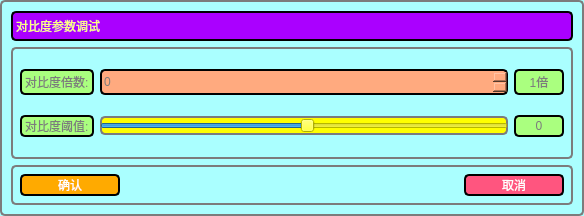
<?xml version="1.0" encoding="UTF-8"?>
<ui version="4.0">
 <class>ScaleimageDialog</class>
 <widget class="QWidget" name="ScaleimageDialog">
  <property name="geometry">
   <rect>
    <x>0</x>
    <y>0</y>
    <width>584</width>
    <height>216</height>
   </rect>
  </property>
  <property name="windowTitle">
   <string>Form</string>
  </property>
  <property name="styleSheet">
   <string notr="true">QWidget{
background-color: rgb(170, 255, 255);
color: rgb(124, 124, 124);
border-style:solid;
border-width:2px;
border-radius:5px;
}
QLabel{
background-color: rgb(170, 255, 127);
}
QSlider{
background-color: rgb(255, 255, 0);
}</string>
  </property>
  <layout class="QVBoxLayout" name="verticalLayout" stretch="0,3,1">
   <item>
    <widget class="QLabel" name="label_3">
     <property name="minimumSize">
      <size>
       <width>0</width>
       <height>30</height>
      </size>
     </property>
     <property name="styleSheet">
      <string notr="true">background-color: rgb(170, 0, 255);
color: rgb(255, 255, 127);
font:15px &quot;微软雅黑&quot;;</string>
     </property>
     <property name="text">
      <string>对比度参数调试</string>
     </property>
    </widget>
   </item>
   <item>
    <widget class="QWidget" name="widget" native="true">
     <layout class="QGridLayout" name="gridLayout">
      <item row="3" column="0">
       <widget class="QLabel" name="label_2">
        <property name="text">
         <string>对比度阈值:</string>
        </property>
       </widget>
      </item>
      <item row="0" column="1">
       <spacer name="verticalSpacer_3">
        <property name="orientation">
         <enum>Qt::Vertical</enum>
        </property>
        <property name="sizeHint" stdset="0">
         <size>
          <width>20</width>
          <height>40</height>
         </size>
        </property>
       </spacer>
      </item>
      <item row="3" column="1">
       <widget class="QSlider" name="scaleImageNumber">
        <property name="maximum">
         <number>500</number>
        </property>
        <property name="pageStep">
         <number>1</number>
        </property>
        <property name="value">
         <number>255</number>
        </property>
        <property name="orientation">
         <enum>Qt::Horizontal</enum>
        </property>
       </widget>
      </item>
      <item row="1" column="1">
       <widget class="QSpinBox" name="timesNumber">
        <property name="minimumSize">
         <size>
          <width>0</width>
          <height>26</height>
         </size>
        </property>
        <property name="styleSheet">
         <string notr="true">background-color: rgb(255, 170, 127);
font:15px &quot;微软雅黑&quot;;</string>
        </property>
        <property name="singleStep">
         <number>1</number>
        </property>
       </widget>
      </item>
      <item row="4" column="1">
       <spacer name="verticalSpacer_2">
        <property name="orientation">
         <enum>Qt::Vertical</enum>
        </property>
        <property name="sizeHint" stdset="0">
         <size>
          <width>20</width>
          <height>40</height>
         </size>
        </property>
       </spacer>
      </item>
      <item row="1" column="0">
       <widget class="QLabel" name="label">
        <property name="minimumSize">
         <size>
          <width>0</width>
          <height>26</height>
         </size>
        </property>
        <property name="text">
         <string>对比度倍数:</string>
        </property>
       </widget>
      </item>
      <item row="2" column="1">
       <spacer name="verticalSpacer">
        <property name="orientation">
         <enum>Qt::Vertical</enum>
        </property>
        <property name="sizeHint" stdset="0">
         <size>
          <width>20</width>
          <height>40</height>
         </size>
        </property>
       </spacer>
      </item>
      <item row="1" column="2">
       <widget class="QLabel" name="times">
        <property name="minimumSize">
         <size>
          <width>50</width>
          <height>0</height>
         </size>
        </property>
        <property name="text">
         <string>1倍</string>
        </property>
        <property name="alignment">
         <set>Qt::AlignCenter</set>
        </property>
       </widget>
      </item>
      <item row="3" column="2">
       <widget class="QLabel" name="number">
        <property name="layoutDirection">
         <enum>Qt::LeftToRight</enum>
        </property>
        <property name="text">
         <string>0</string>
        </property>
        <property name="textFormat">
         <enum>Qt::AutoText</enum>
        </property>
        <property name="alignment">
         <set>Qt::AlignCenter</set>
        </property>
       </widget>
      </item>
     </layout>
    </widget>
   </item>
   <item>
    <widget class="QWidget" name="widget_2" native="true">
     <layout class="QHBoxLayout" name="horizontalLayout">
      <item>
       <widget class="QPushButton" name="pushButton">
        <property name="minimumSize">
         <size>
          <width>100</width>
          <height>0</height>
         </size>
        </property>
        <property name="styleSheet">
         <string notr="true">QPushButton{
background-color: rgb(255, 170, 0);
border-color: rgb(0, 0, 0);
color: rgb(255, 255, 255);
border-style:solid;
border-width:2px;
border-radius:5px;
font:15px &quot;微软雅黑&quot;;
}
QPushButton:hover{
background-color: qlineargradient(spread:pad, x1:0, y1:1, x2:1, y2:0, stop:0 rgba(255, 200, 157, 255), stop:0.857955 rgba(157, 213, 221, 255));
}
QPushButton:pressed{
background-color: rgb(47, 141, 69);
border-color: rgb(179, 179, 179);
}</string>
        </property>
        <property name="text">
         <string>确认</string>
        </property>
       </widget>
      </item>
      <item>
       <spacer name="horizontalSpacer">
        <property name="orientation">
         <enum>Qt::Horizontal</enum>
        </property>
        <property name="sizeHint" stdset="0">
         <size>
          <width>40</width>
          <height>20</height>
         </size>
        </property>
       </spacer>
      </item>
      <item>
       <widget class="QPushButton" name="pushButton_2">
        <property name="minimumSize">
         <size>
          <width>100</width>
          <height>0</height>
         </size>
        </property>
        <property name="styleSheet">
         <string notr="true">QPushButton{
background-color: rgb(255, 85, 127);
border-color: rgb(0, 0, 0);
color: rgb(255, 255, 255);
border-style:solid;
border-width:2px;
border-radius:5px;
font:15px &quot;微软雅黑&quot;;
}
QPushButton:hover{
background-color: qlineargradient(spread:pad, x1:0, y1:1, x2:1, y2:0, stop:0 rgba(255, 200, 157, 255), stop:0.857955 rgba(157, 213, 221, 255));
}
QPushButton:pressed{
background-color: rgb(47, 141, 69);
border-color: rgb(179, 179, 179);
}</string>
        </property>
        <property name="text">
         <string>取消</string>
        </property>
       </widget>
      </item>
     </layout>
    </widget>
   </item>
  </layout>
 </widget>
 <resources/>
 <connections/>
</ui>
